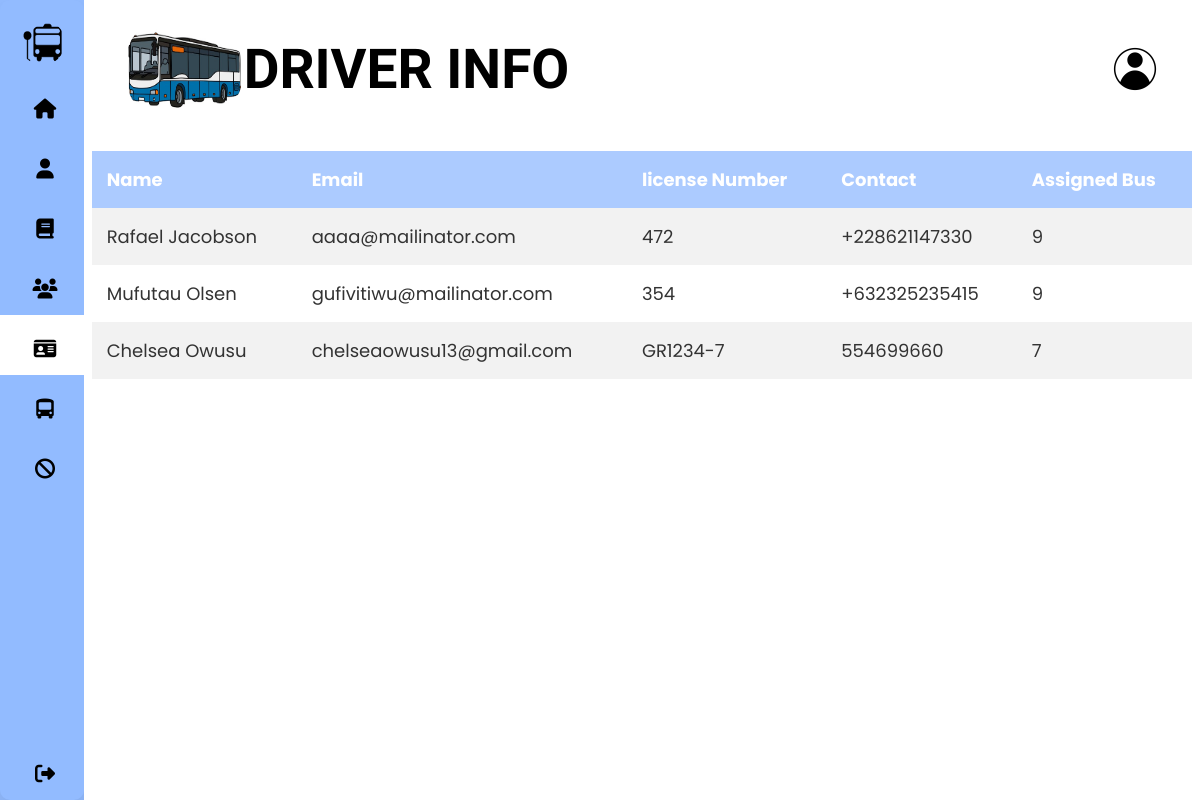
Screenshot of /admin/Drivers.php (signed in) with the database file from the repository.
### tables this page shows
CREATE TABLE `People` (
  `pid` int(11) NOT NULL,
  `role_id` int(11) NOT NULL,
  `fname` varchar(25) NOT NULL,
  `lname` varchar(25) NOT NULL,
  `dob` date NOT NULL,
  `email` varchar(255) NOT NULL,
  `telnumber` varchar(255) NOT NULL,
  `gender` int(11) NOT NULL,
  `passwrd` varchar(255) NOT NULL,
  `bio` varchar(255) DEFAULT NULL
);

CREATE TABLE `Driver` (
  `pid` int(11) NOT NULL,
  `bid` int(11) DEFAULT NULL,
  `licenseNumber` varchar(25) NOT NULL
);

### action/getDrivers.php (the view, shortened to what this page needs)
<?php
include_once '../settings/connection.php';
$sql = "SELECT CONCAT(fname,' ', lname) AS fullname, email, telnumber, Driver.licenseNumber, Driver.bid
            FROM People
            JOIN Driver ON Driver.pid = People.pid
            WHERE People.pid IN (SELECT pid FROM Driver)";
$result = $conn->query($sql);
if ($result->num_rows > 0) {
    while ($row = $result->fetch_assoc()) {
        echo "<tr>";
        echo "<td>" . $row["fullname"] . "</td>";
        echo "<td>" . $row["email"] . "</td>";
        echo "<td>" . $row["licenseNumber"] . "</td>";
        echo "<td>" . $row["telnumber"] . "</td>";
        echo "<td>" . $row["bid"] . "</td>";
        echo "</tr>";
    }
} else {
    echo "<tr><td colspan='5'>No buses found</td></tr>";
}

### css/Profile.css (style rules this page uses)
* { margin: 0; padding: 0; outline: none; border: none; text-decoration: none; box-sizing: border-box; font-family: "Poppins", sans-serif; }
body { background-color:#92bbff; display: flex; justify-content: space-between; width: 100; }

### css/Dashboard.css (style rules this page uses)
* { margin: 0; padding: 0; outline: none; border: none; text-decoration: none; box-sizing: border-box; font-family: "Poppins", sans-serif; }
body { display: flex; background-repeat: no-repeat; background-size: cover; justify-content: space-between; width: 100; background-color:#92bbff; }
td { padding: 15px; font-size: 18px; color: #333; }
tr:nth-child(even) { background: #fff; }

### rows the page displays
people: fullname "Rafael Jacobson", email "aaaa@mailinator.com", driver.licenseNumber "472", telnumber "+228621147330", driver.bid "9"
people: fullname "Mufutau Olsen", email "gufivitiwu@mailinator.com", driver.licenseNumber "354", telnumber "+632325235415", driver.bid "9"
people: fullname "Chelsea Owusu", email "chelseaowusu13@gmail.com", driver.licenseNumber "GR1234-7", telnumber "554699660", driver.bid "7"
